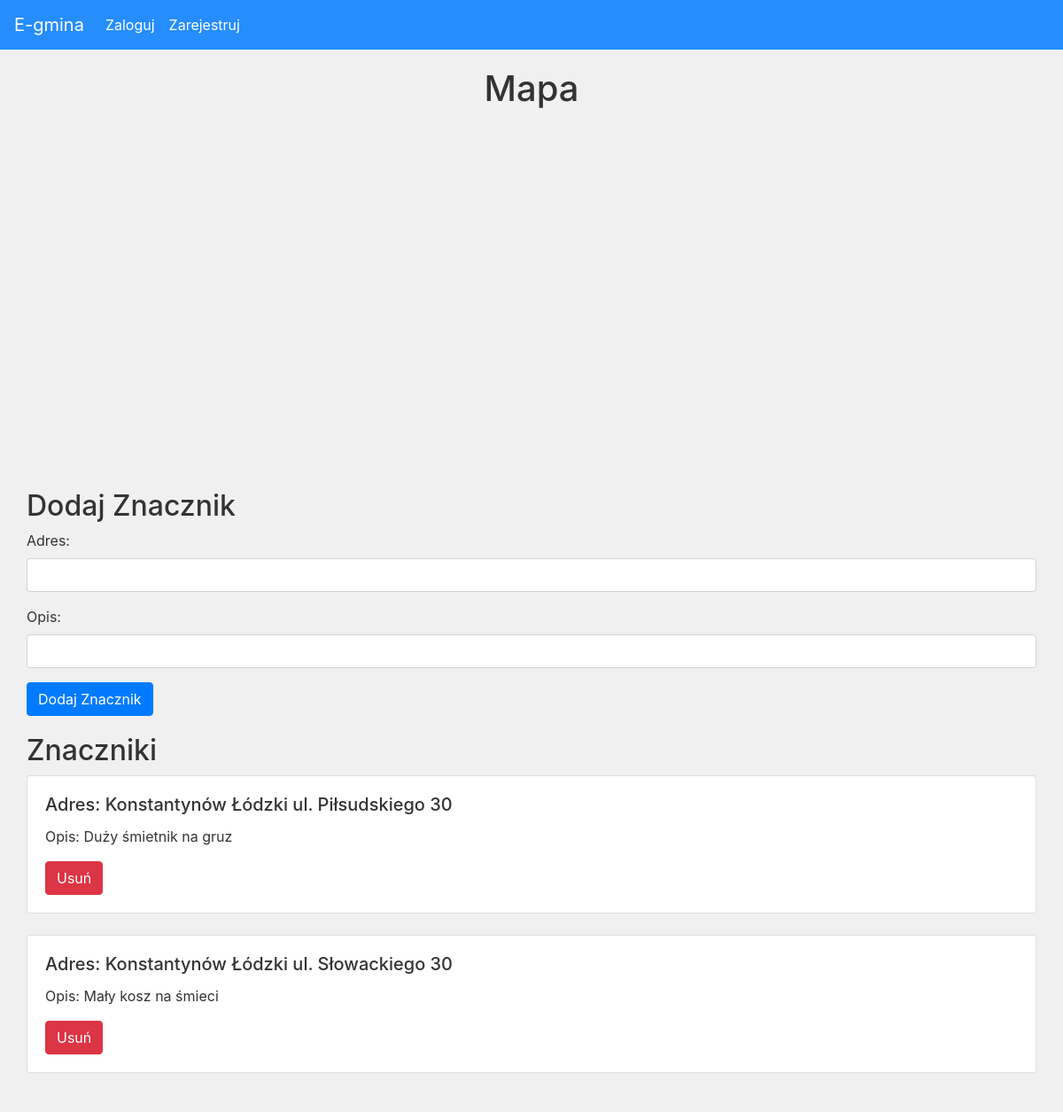
Page /maps on the committed database.
### website/models.py (models this page shows)
class MapMarker(db.Model):
    id = db.Column(db.Integer, primary_key=True)
    lat = db.Column(db.Float)
    lng = db.Column(db.Float)
    address = db.Column(db.String(255))
    description = db.Column(db.Text)
    user_id = db.Column(db.Integer, db.ForeignKey('user.id'))

### website/views.py (the view, shortened to what this page needs)
@views.route('/maps', methods=['GET', 'POST'])
def maps():
    markers = MapMarker.query.all()  # Pobieramy wszystkie znaczniki z bazy danych
    return render_template("maps.html", user=current_user, markers=markers)

### website/templates/maps.html (shortened to what this page needs)
{% extends "base.html" %}
{% block content %}
<h1 align="center">Mapa</h1>
<div id="map" style="height: 400px; width: 100%;"></div>
<div class="container">
    <h2>Dodaj Znacznik</h2>
    <form method="POST">
        <div class="form-group">
            <label for="address">Adres:</label>
            <input type="text" class="form-control" id="address" name="address" required>
        </div>
        <div class="form-group">
            <label for="description">Opis:</label>
            <input type="text" class="form-control" id="description" name="description">
        </div>
        <button type="submit" class="btn btn-primary">Dodaj Znacznik</button>
    </form>
</div>
<div class="container">
    <h2>Znaczniki</h2>
    {% for marker in markers %}
    <div class="card">
        <div class="card-body">
            <h5 class="card-title">Adres: {{ marker.address }}</h5>
            <p class="card-text">Opis: {{ marker.description }}</p>
            <form action="{{ url_for('views.delete_marker', marker_id=marker.id) }}" method="post">
                <button type="submit" class="btn btn-danger">Usuń</button>
            </form>
        </div>
    </div>
    <br>
    {% endfor %}
</div>
{% endblock %}

### rows in the picture
MapMarker: address "Konstantynów Łódzki ul. Piłsudskiego 30", description "Duży śmietnik na gruz"
MapMarker: address "Konstantynów Łódzki ul. Słowackiego 30", description "Mały kosz na śmieci"
